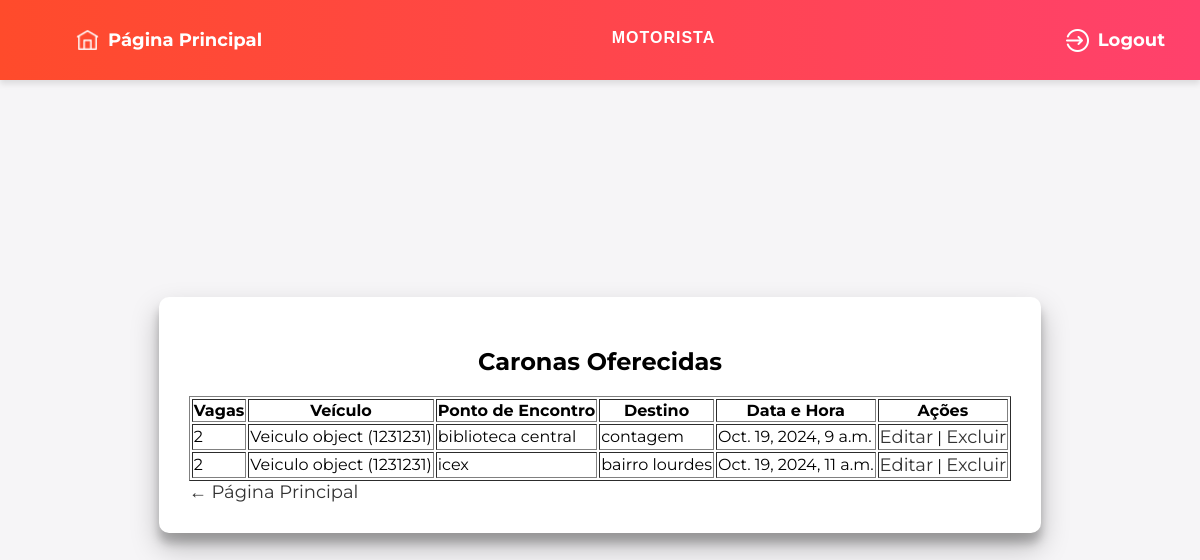
/visualizar_caronas/ (signed in), run on an earlier commit of the app's database.
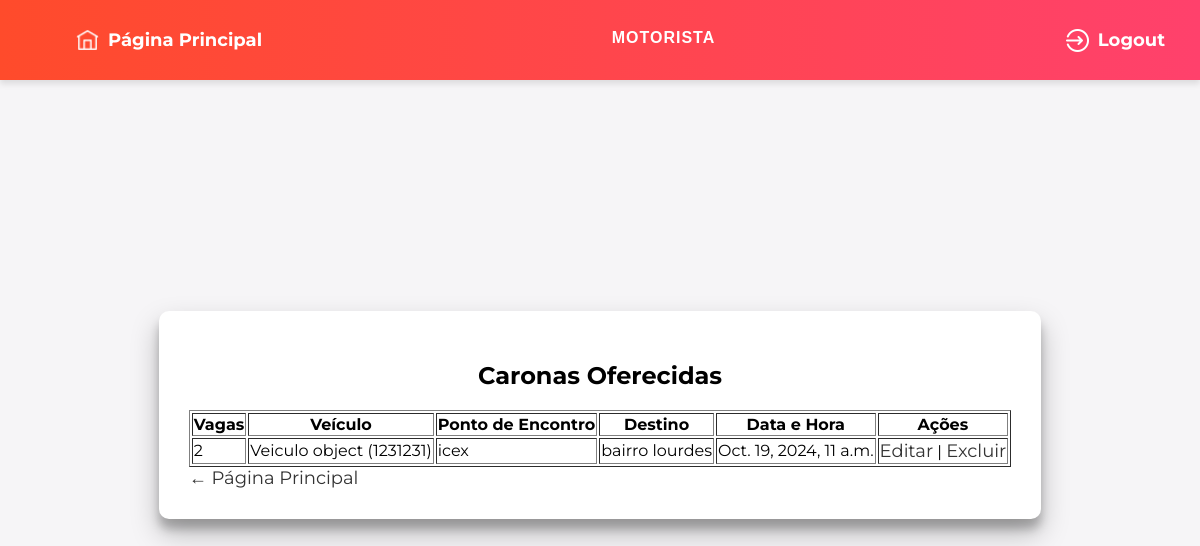
And on a later commit of the database.
### polls/models.py (models this page shows, shortened)
class Carona(models.Model):
    cpf_motorista = models.ForeignKey('Usuario', on_delete=models.CASCADE)  # Chave estrangeira para Usuario
    quantidade = models.IntegerField()
    veiculo = models.ForeignKey('Veiculo', on_delete=models.CASCADE)  # Chave estrangeira para Veiculo
    ponto_encontro = models.CharField(max_length=255)
    destino = models.CharField(max_length=255)
    data_hora = models.DateTimeField()  # Campo para data e hora

class Veiculo(models.Model):
    cpf_motorista = models.ForeignKey('Usuario', on_delete=models.CASCADE, default='0.00000000')  # Chave estrangeira para Usuario
    placa = models.CharField(max_length=7, primary_key=True)  # A placa será a chave primária, portanto, deve ser única
    modelo = models.CharField(max_length=50)  # Campo para o modelo do veículo
    cor = models.CharField(max_length=20)  # Campo para a cor do veículo

### polls/views.py (the view)
# urls.py: path('visualizar_caronas/', views.visualizar_caronas, name='visualizar_caronas'),
def visualizar_caronas(request):
    cpf = request.session['cpf']
    try: veiculo = Veiculo.objects.get(cpf_motorista = cpf)
    except Veiculo.DoesNotExist : return HttpResponse("Nenhum veículo cadastrado nesse CPF")
    caronas = Carona.objects.filter(cpf_motorista = cpf)
    return render(request, 'mysite/visualizarcaronas.html', {'caronas': caronas})

### polls/templates/mysite/visualizarcaronas.html (shortened to what this page needs)
{% extends 'mysite/base.html' %}
{% load static %}
{% block extra_css %}
    <link rel="stylesheet" href="{% static 'css/visualizarcarona.css' %}">
{% endblock %}
{% block content %}
    <main>
		<h2> Caronas Oferecidas</h2>
		{% if caronas %}
			<div class="table-container">
				<table border = "1">
					<tr>
						<th>Vagas</th>
						<th>Veículo</th>
						<th>Ponto de Encontro</th>
						<th>Destino</th>
						<th>Data e Hora</th>
						<th>Ações</th>
					</tr>
					{% for carona in caronas %}
						<tr>
							<td>{{carona.quantidade}}</td>
							<td>{{carona.veiculo}}</th>
							<td>{{carona.ponto_encontro}}</th>
							<td>{{carona.destino}}</th>
							<td>{{carona.data_hora}}</th>
							<td>
								<a href="{% url 'editar_carona' carona.id %}">Editar</a> |
							    <a href="#" onclick="showPopup({{carona.id}})">Excluir</a>
							</td>
						</tr>
					{% endfor %}
				</table>
			</div>
		{% else %}
			<p> Você não tem nenhuma carona oferecida no momento :).</p>
		{% endif %}
		<a href="{% url 'home' %}">&#8592; Página Principal</a>
	</main>
{% endblock %}

### polls/templates/mysite/base.html (shortened to what this page needs)
<!DOCTYPE html>
<html lang="pt-br">
<head>
    {% load static %}
    <link rel="stylesheet" href="{% static 'css/base.css' %}">
    {% block extra_css %}{% endblock %}
</head>
<body>
	<header>
		<nav class="navbar">
			<ul class="nav-left">
				<li>
					<a href="{% url 'home' %}">
						<img src="{% static 'images/iconcasa.png' %}" alt="Home" class="nav-icon">
						Página Principal
					</a>
				</li>
			</ul>
			<ul class="dropdown">
				<button class="dropbtn">Motorista</button>
			</ul>
			<ul class="nav-right">
				{% if request.session.cpf %}
					<li>
					    <a href="{% url 'logout' %}">
							<img src="{% static 'images/iconlogin.png' %}" alt="Login" class="nav-icon">
							Logout
						</a>
					</li>
				{% endif%}
			</ul>
		</nav>
	</header>
    <div class="content">
        {% block content %}{% endblock %}
    </div>
</body>
</html>

### static/css/base.css (style rules this page uses)
* { box-sizing: border-box; }
html, body { height: 100%; overflow: hidden; }
body { background: #f6f5f7; display: flex; justify-content: center; align-items: center; flex-direction: column; font-family: 'Montserrat', sans-serif; }
h2 { text-align: center; }
a { color: #333; font-size: 18px; text-decoration: none; margin: 15px 0; }
button { margin-top: 30px; border-radius: 20px; border: 1px solid #FF4B2B; background-color: #FF4B2B; color: #FFFFFF; font-size: 16px; font-weight: bold; padding: 12px 45px; letter-spacing: 1px; text-transform: uppercase; transition: transform 80ms ease-in; }
.navbar { background: -webkit-linear-gradient(to right, #FF4B2B, #FF416C); background: linear-gradient(to right, #FF4B2B, #FF416C); display: flex; justify-content: space-between; align-items: center; padding: 0px 20px; height: 80px; color: #fff; box-shadow: 0 4px 6px rgba(0,0,0,0.1); position: fixed; width: 100%; top: 0; left: 0; z-index: 1000; }
.nav-left, .nav-right { list-style: none; display: flex; gap: 20px; }
.nav-left li, .nav-right li { display: inline; }
.nav-left a, .nav-right a { display: flex; align-items: center; color: white; text-decoration: none; font-weight: bold; padding: 0px 15px; transition: color 0.3s ease; font-size: 18px; }
.nav-icon { width: 25px; height: 25px; margin-right: 8px; vertical-align: middle; }
.content { padding-top: 70px; }
.dropbtn { background-color: transparent; border: none; cursor: pointer; margin-top: -5px; }
.dropdown { position: relative; }

### static/css/visualizarcarona.css (style rules this page uses)
* { box-sizing: border-box; }
html, body { height: 100%; overflow: hidden; }
body { background: #f6f5f7; display: flex; justify-content: center; align-items: center; flex-direction: column; font-family: 'Montserrat', sans-serif; height: 100vh; margin: -20px 0 50px; }
button { margin-top: 30px; border-radius: 20px; border: 1px solid #FF4B2B; background-color: #FF4B2B; color: #FFFFFF; font-size: 16px; font-weight: bold; padding: 12px 45px; letter-spacing: 1px; text-transform: uppercase; transition: transform 80ms ease-in; }
main { background-color: #fff; border-radius: 10px; box-shadow: 0 14px 28px rgba(0,0,0,0.25), 0 10px 10px rgba(0,0,0,0.22); padding: 30px; max-width: 1000px; width: 100%; }

What changed in the data, as far as the page shows it:
removed Carona: quantidade "2", veiculo "Veiculo object (1231231)", ponto_encontro "biblioteca central", destino "contagem", data_hora "Oct. 19, 2024, 9 a.m."
